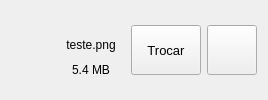
               <widget class="QWidget" name="file">
                <property name="sizePolicy">
                 <sizepolicy hsizetype="Fixed" vsizetype="Fixed">
                  <horstretch>0</horstretch>
                  <verstretch>0</verstretch>
                 </sizepolicy>
                </property>
                <property name="minimumSize">
                 <size>
                  <width>50</width>
                  <height>50</height>
                 </size>
                </property>
                <layout class="QHBoxLayout" name="horizontalLayout_12">
                 <item>
                  <layout class="QHBoxLayout" name="horizontalLayout_11">
                   <item>
                    <widget class="QLabel" name="logo_file_">
                     <property name="sizePolicy">
                      <sizepolicy hsizetype="Fixed" vsizetype="Fixed">
                       <horstretch>0</horstretch>
                       <verstretch>0</verstretch>
                      </sizepolicy>
                     </property>
                     <property name="minimumSize">
                      <size>
                       <width>40</width>
                       <height>40</height>
                      </size>
                     </property>
                     <property name="maximumSize">
                      <size>
                       <width>40</width>
                       <height>40</height>
                      </size>
                     </property>
                     <property name="text">
                      <string/>
                     </property>
                    </widget>
                   </item>
                   <item>
                    <widget class="QFrame" name="frame_18">
                     <property name="sizePolicy">
                      <sizepolicy hsizetype="Preferred" vsizetype="Preferred">
                       <horstretch>0</horstretch>
                       <verstretch>0</verstretch>
                      </sizepolicy>
                     </property>
                     <property name="minimumSize">
                      <size>
                       <width>50</width>
                       <height>60</height>
                      </size>
                     </property>
                     <property name="frameShape">
                      <enum>QFrame::Shape::NoFrame</enum>
                     </property>
                     <property name="frameShadow">
                      <enum>QFrame::Shadow::Raised</enum>
                     </property>
                     <layout class="QVBoxLayout" name="verticalLayout_20">
                      <property name="spacing">
                       <number>10</number>
                      </property>
                      <item alignment="Qt::AlignmentFlag::AlignHCenter">
                       <widget class="QLabel" name="file_name_label">
                        <property name="sizePolicy">
                         <sizepolicy hsizetype="Fixed" vsizetype="Preferred">
                          <horstretch>0</horstretch>
                          <verstretch>0</verstretch>
                         </sizepolicy>
                        </property>
                        <property name="minimumSize">
                         <size>
                          <width>0</width>
                          <height>50</height>
                         </size>
                        </property>
                        <property name="maximumSize">
                         <size>
                          <width>16777215</width>
                          <height>40</height>
                         </size>
                        </property>
                        <property name="text">
                         <string>teste.png</string>
                        </property>
                        <property name="alignment">
                         <set>Qt::AlignmentFlag::AlignCenter</set>
                        </property>
                       </widget>
                      </item>
                      <item>
                       <widget class="QLabel" name="file_memory_label">
                        <property name="minimumSize">
                         <size>
                          <width>0</width>
                          <height>20</height>
                         </size>
                        </property>
                        <property name="maximumSize">
                         <size>
                          <width>16777215</width>
                          <height>20</height>
                         </size>
                        </property>
                        <property name="text">
                         <string>5.4 MB</string>
                        </property>
                        <property name="alignment">
                         <set>Qt::AlignmentFlag::AlignCenter</set>
                        </property>
                       </widget>
                      </item>
                     </layout>
                    </widget>
                   </item>
                   <item>
                    <widget class="QPushButton" name="btn_trocar_file">
                     <property name="sizePolicy">
                      <sizepolicy hsizetype="Fixed" vsizetype="Fixed">
                       <horstretch>0</horstretch>
                       <verstretch>0</verstretch>
                      </sizepolicy>
                     </property>
                     <property name="minimumSize">
                      <size>
                       <width>70</width>
                       <height>50</height>
                      </size>
                     </property>
                     <property name="maximumSize">
                      <size>
                       <width>70</width>
                       <height>50</height>
                      </size>
                     </property>
                     <property name="font">
                      <font>
                       <pointsize>10</pointsize>
                      </font>
                     </property>
                     <property name="text">
                      <string>Trocar</string>
                     </property>
                    </widget>
                   </item>
                   <item>
                    <widget class="QPushButton" name="btn_download_file">
                     <property name="sizePolicy">
                      <sizepolicy hsizetype="Fixed" vsizetype="Fixed">
                       <horstretch>0</horstretch>
                       <verstretch>0</verstretch>
                      </sizepolicy>
                     </property>
                     <property name="minimumSize">
                      <size>
                       <width>50</width>
                       <height>50</height>
                      </size>
                     </property>
                     <property name="maximumSize">
                      <size>
                       <width>50</width>
                       <height>50</height>
                      </size>
                     </property>
                     <property name="text">
                      <string/>
                     </property>
                    </widget>
                   </item>
                  </layout>
                 </item>
                </layout>
               </widget>
